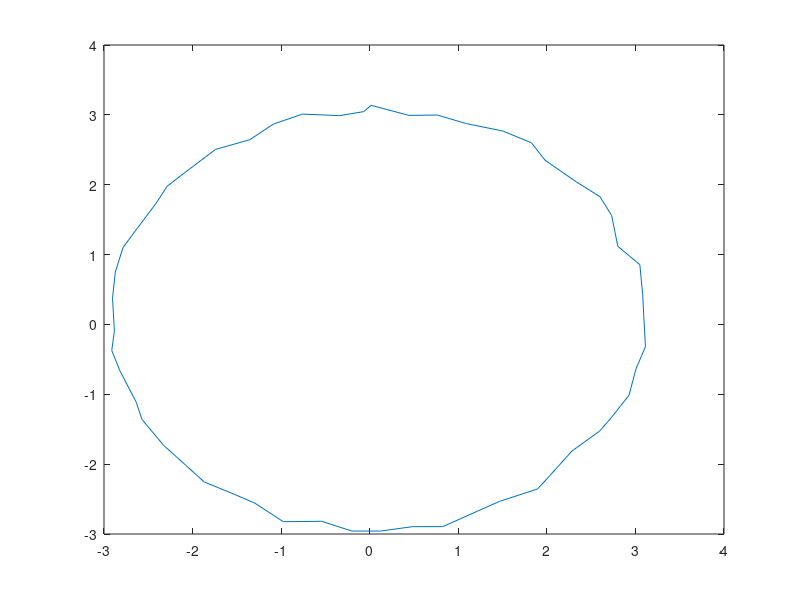

This chart was generated by the following MATLAB code: (Note: this script raises an error after producing the figure.)
clc;
clear;
close all
dbstop if error;
%%
% 
theta = [0:0.12:2*pi,0];r=3;
P1=[r*sin(theta);r*cos(theta)]';
distrub = 0.15*rand(size(P1,1),2);
distrub(end,:)=distrub(1,:);
P=P1+distrub;
plot(P(:,1),P(:,2));hold on;
offset = 0.3;

[SI,SO,EI,EO] = offset_curve(P, offset);

plot(SI(:,1),SI(:,2));
plot(SO(:,1),SO(:,2));
axis equal;